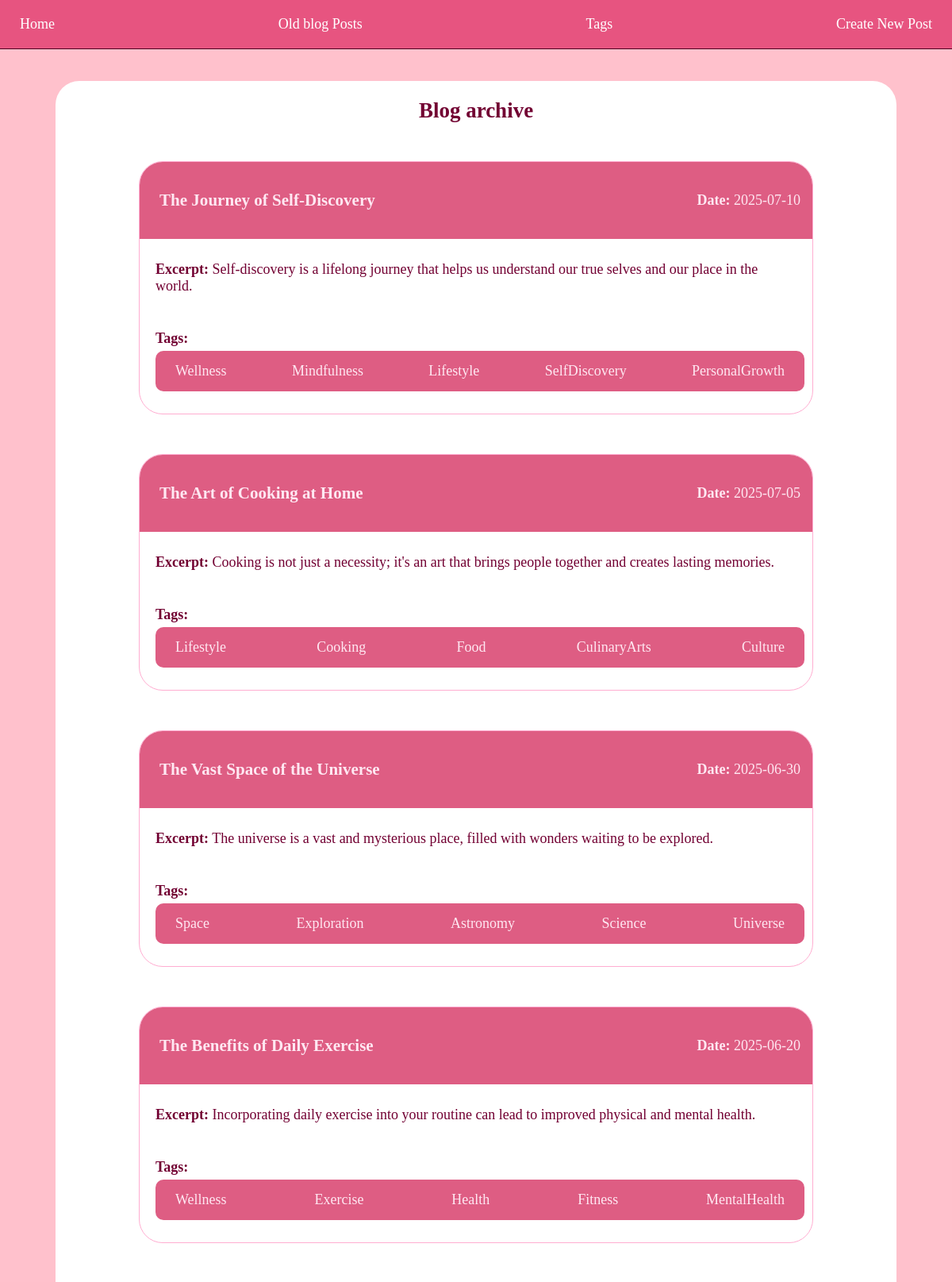
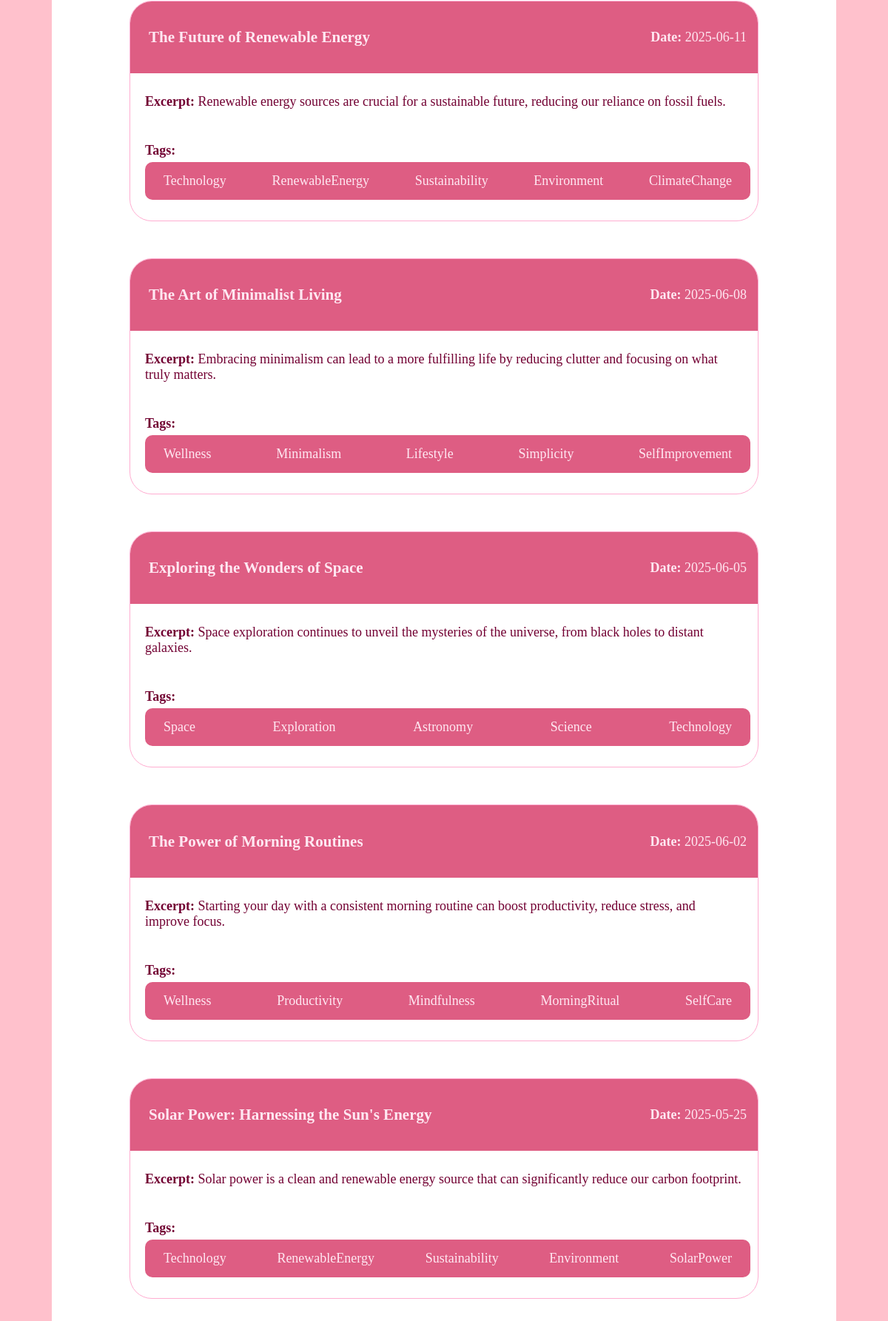
/blogarchive (upper part), run on the app's committed database (2 pictures, top to bottom).
### app.py (models this page shows)
class Post(db.Model):
    __tablename__ = 'posts'
    id = db.Column(db.Integer, primary_key=True)
    title = db.Column(db.String(200), nullable=False)
    date = db.Column(db.String(20), nullable=False)
    excerpt = db.Column(db.Text, nullable=False)
    body = db.Column(db.Text, nullable=False)
    tags = db.relationship('Tag', secondary=post_tags, backref=db.backref('posts', lazy='dynamic'))

class Tag(db.Model):
    __tablename__ = 'tags'
    id = db.Column(db.Integer, primary_key=True)
    name = db.Column(db.String(50), unique=True, nullable=False)

### app.py (the view)
@app.route('/blogarchive')
def blogarchive():
    posts = Post.query.order_by(Post.date.desc()).all()
    return render_template('blogarchive.html', posts=posts, title='Blog Archive', year=2025)

### templates/blogarchive.html (shortened to what this page needs)
<!doctype html>
<html>
  <head>
    <link rel="stylesheet" href="{{ url_for('static', filename='style.css') }}">
  </head>
  <body>
    <nav class="navbar">
      <a class="nav-link" href="{{ url_for('home') }}">Home</a>
      <a class="nav-link" href="{{ url_for('blogarchive') }}">Old blog Posts</a>
      <a class="nav-link" href="{{ url_for('tags') }}">Tags</a>
      <a class="nav-link" href="{{ url_for('create_post') }}">Create New Post</a>
    </nav>
    <section class="content">
        <h1>{{ title|capitalize }}</h1>
        {% for post in posts %}
        <div class="post">
        <div class="postInfo">
          <h3>
            <a href="{{ url_for('show_post', post_id=post.id) }}">{{ post.title }}</a>
          </h3>
          <p class="postDate"><strong>Date:</strong> {{ post.date }}</p>
        </div>
        <div class="postContent">
          <p><strong>Excerpt:</strong> {{ post.excerpt }}</p>
          <p class="tagsInfo"><strong>Tags:</strong></p>
          <ul class="tagList">
            {% for tag in post.tags %}
            <li class="tagElement">
            <a href="{{ url_for('show_tag', tag_id=tag.id) }}">{{ tag.name }}</a>
            </li>
            {% endfor %}
            </ul>
        </div>
      </div>
    {% endfor %}
    </section>
  </body>
</html>

### static/style.css (style rules this page uses)
body { margin:0; font-size: 18px; color: #720032; background-color: #FFC1CC; }
nav { display: flex; flex-direction: row; justify-content: space-between; padding: 10px 20px; border-bottom: 1px solid; border-color: #4b0021; background-color: #E75480; }
nav a { color: #FFFFFF; text-decoration: none; border-radius: 5px; padding: 10px 5px; }
.content { background-color: #FFFFFF; display:flex; flex-direction: column; align-items: center; margin: 40px 70px; border-radius: 30px; }
.post { border: 1px solid #ffadd1; margin: 25px; width: 80%; border-radius: 30px; }
.post a { text-decoration: none; color: #ffe8f2; }
.postInfo { background-color: #DE5D83; border-radius: 29px 29px 0 0; padding: 15px; margin-top: 0; display: flex; align-items: center; justify-content: space-between; color: #ffe8f2; }
.postInfo a { padding: 10px; }
.postContent { padding: 10px 20px; }
.postContent p { color: #720032; }
.tagsInfo { margin-top: 45px; margin-bottom: 5px; }
.tagList { display: flex; flex-direction: row; justify-content: space-between; align-items: center; flex-wrap: wrap; border-radius: 10px; padding: 5px; margin-top: 0; background-color: #DE5D83; width: 100%; }
.tagElement { list-style-type: none; color: #A94064; padding: 10px; border-radius: 5px; }
.tagElement a { padding: 10px; text-decoration: none; color: #ffe8f2; }

### data on the page
Post: title "The Journey of Self-Discovery", date "2025-07-10", excerpt "Self-discovery is a lifelong journey that helps us understand our true selves and our place in the world."
Tag: name "Wellness"
Tag: name "Mindfulness"
Tag: name "Lifestyle"
Tag: name "SelfDiscovery"
Tag: name "PersonalGrowth"
Post: title "The Art of Cooking at Home", date "2025-07-05", excerpt "Cooking is not just a necessity; it's an art that brings people together and creates lasting memories."
Tag: name "Cooking"
Tag: name "Food"
Tag: name "CulinaryArts"
Tag: name "Culture"
Post: title "The Vast Space of the Universe", date "2025-06-30", excerpt "The universe is a vast and mysterious place, filled with wonders waiting to be explored."
Tag: name "Space"
Tag: name "Exploration"
Tag: name "Astronomy"
Tag: name "Science"
Tag: name "Universe"
Post: title "The Benefits of Daily Exercise", date "2025-06-20", excerpt "Incorporating daily exercise into your routine can lead to improved physical and mental health."
Tag: name "Exercise"
Tag: name "Health"
Tag: name "Fitness"
Tag: name "MentalHealth"
Post: title "The Future of Renewable Energy", date "2025-06-11", excerpt "Renewable energy sources are crucial for a sustainable future, reducing our reliance on fossil fuels."
Tag: name "Technology"
Tag: name "RenewableEnergy"
Tag: name "Sustainability"
Tag: name "Environment"
Tag: name "ClimateChange"
Post: title "The Art of Minimalist Living", date "2025-06-08", excerpt "Embracing minimalism can lead to a more fulfilling life by reducing clutter and focusing on what truly matters."
Tag: name "Minimalism"
Tag: name "Simplicity"
Tag: name "SelfImprovement"
Post: title "Exploring the Wonders of Space", date "2025-06-05", excerpt "Space exploration continues to unveil the mysteries of the universe, from black holes to distant galaxies."
Post: title "The Power of Morning Routines", date "2025-06-02", excerpt "Starting your day with a consistent morning routine can boost productivity, reduce stress, and improve focus."
Tag: name "Productivity"
Tag: name "MorningRitual"
Tag: name "SelfCare"
Post: title "Solar Power: Harnessing the Sun's Energy", date "2025-05-25", excerpt "Solar power is a clean and renewable energy source that can significantly reduce our carbon footprint."
Tag: name "SolarPower"

### other printed values
{{ title|capitalize }} "Blog archive"
